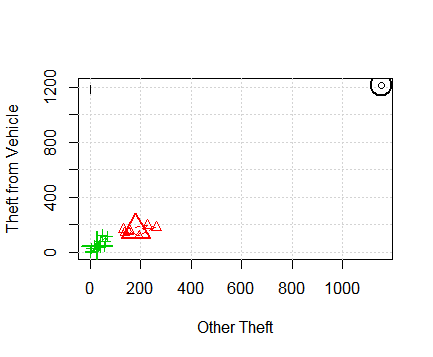

R code for this plot:
crime_2016 <- subset(crime_csv_all_years,crime_csv_all_years$YEAR==2016)
crime_2016_omit <- subset(crime_2016,crime_2016$X!=0.0)
crime_2016_omit <- crime_2016_omit[,-7:-8]
crime_2016_omit <- data.frame(crime_2016_omit,x)
observation<- crime_2016_omit[,c(1,5)]

central <- subset(observation, observation$NEIGHBOURHOOD=="Central Business District")
MountPleasant <- subset(observation, observation$NEIGHBOURHOOD=="Mount Pleasant")
ArbutusRidge <- subset(observation, observation$NEIGHBOURHOOD=="Arbutus Ridge")
Dunbarsouthlnds <- subset(observation, observation$NEIGHBOURHOOD=="Dunbar-southlnds")
Fairview <- subset(observation, observation$NEIGHBOURHOOD=="Fairview")
GrandviewWoodland <- subset(observation, observation$NEIGHBOURHOOD=="Grandview-Woodland")
HastingsSunrise <- subset(observation, observation$NEIGHBOURHOOD=="Hastings-Sunrise")
KensingtonCedarCottage <- subset(observation, observation$NEIGHBOURHOOD=="Kensington-Cedar Cottage")
Kerrisdale <- subset(observation, observation$NEIGHBOURHOOD=="Kerrisdale")
Killarney <- subset(observation, observation$NEIGHBOURHOOD=="Killarney")
Kitsilano <- subset(observation, observation$NEIGHBOURHOOD=="Kitsilano")
Marpole <- subset(observation, observation$NEIGHBOURHOOD=="Marpole")
MountPleasant <- subset(observation, observation$NEIGHBOURHOOD=="Mount Pleasant")
Musqueam <- subset(observation, observation$NEIGHBOURHOOD=="Musqueam")
Oakridge <- subset(observation, observation$NEIGHBOURHOOD=="Oakridge")
RenfrewCollingwood <- subset(observation, observation$NEIGHBOURHOOD=="Renfrew-Collingwood")
RileyPark <- subset(observation, observation$NEIGHBOURHOOD=="Riley Park")
Shaughnessy <- subset(observation, observation$NEIGHBOURHOOD=="Shaughnessy")
SouthCambie <- subset(observation, observation$NEIGHBOURHOOD=="South Cambie")
StanleyPark <- subset(observation, observation$NEIGHBOURHOOD=="Stanley Park")
Strathcona <- subset(observation, observation$NEIGHBOURHOOD=="Strathcona")
Sunset <- subset(observation, observation$NEIGHBOURHOOD=="Sunset")
VictoriaFraserview <- subset(observation, observation$NEIGHBOURHOOD=="Victoria-Fraserview")
westEnd <- subset(observation, observation$NEIGHBOURHOOD=="west End")
WestPointGrey <- subset(observation, observation$NEIGHBOURHOOD=="WestPointGrey")
ArbutusRidge <- subset(observation, observation$NEIGHBOURHOOD=="ArbutusRidge")

ArbutusRidge <- as.matrix(table(ArbutusRidge$TYPE ))
neighborhoods_list <- list(central,Dunbarsouthlnds,Fairview,GrandviewWoodland,HastingsSunrise,KensingtonCedarCottage,Kerrisdale,Killarney,Kitsilano,Marpole,MountPleasant,Musqueam,Oakridge,RenfrewCollingwood,RileyPark,Shaughnessy,SouthCambie,StanleyPark,Strathcona,Sunset,VictoriaFraserview,westEnd,WestPointGrey)
for (i in 1:23) {
  #y<- name_vector[i]
  merg <- as.matrix(table(neighborhoods_list[[i]]$TYPE))
  ArbutusRidge<- data.frame(ArbutusRidge,merg)
}

colnames(ArbutusRidge)<- c('ArbutusRidge','central','Dunbarsouthlnds','Fairview','GrandviewWoodland','HastingsSunrise','KensingtonCedarCottage','Kerrisdale','Killarney','Kitsilano','Marpole','MountPleasant','Musqueam','Oakridge','RenfrewCollingwood','RileyPark','Shaughnessy','SouthCambie','StanleyPark','Strathcona','Sunset','VictoriaFraserview','westEnd','WestPointGrey')
#matrix transposed
transposed <- t(ArbutusRidge)

#Find the appropriate vale for k
find_k<- transposed[,c(6:7)] 

wssplot <- function(data, nc=15, seed=1234){
  wss <- (nrow(data)-1)*sum(apply(data,2,var))
  for (i in 2:nc){
    set.seed(seed)
    wss[i] <- sum(kmeans(data, centers=i)$withinss)
    
  }
  plot(1:nc, wss, type="b", xlab="Number of Clusters",
       ylab="Within groups sum of squares")
}
wssplot(find_k)
#clustering

library("animation")
crime_cluster <- kmeans.ani(find_k,3,hints = c("Move centers!"))
crime_cluster$centers
